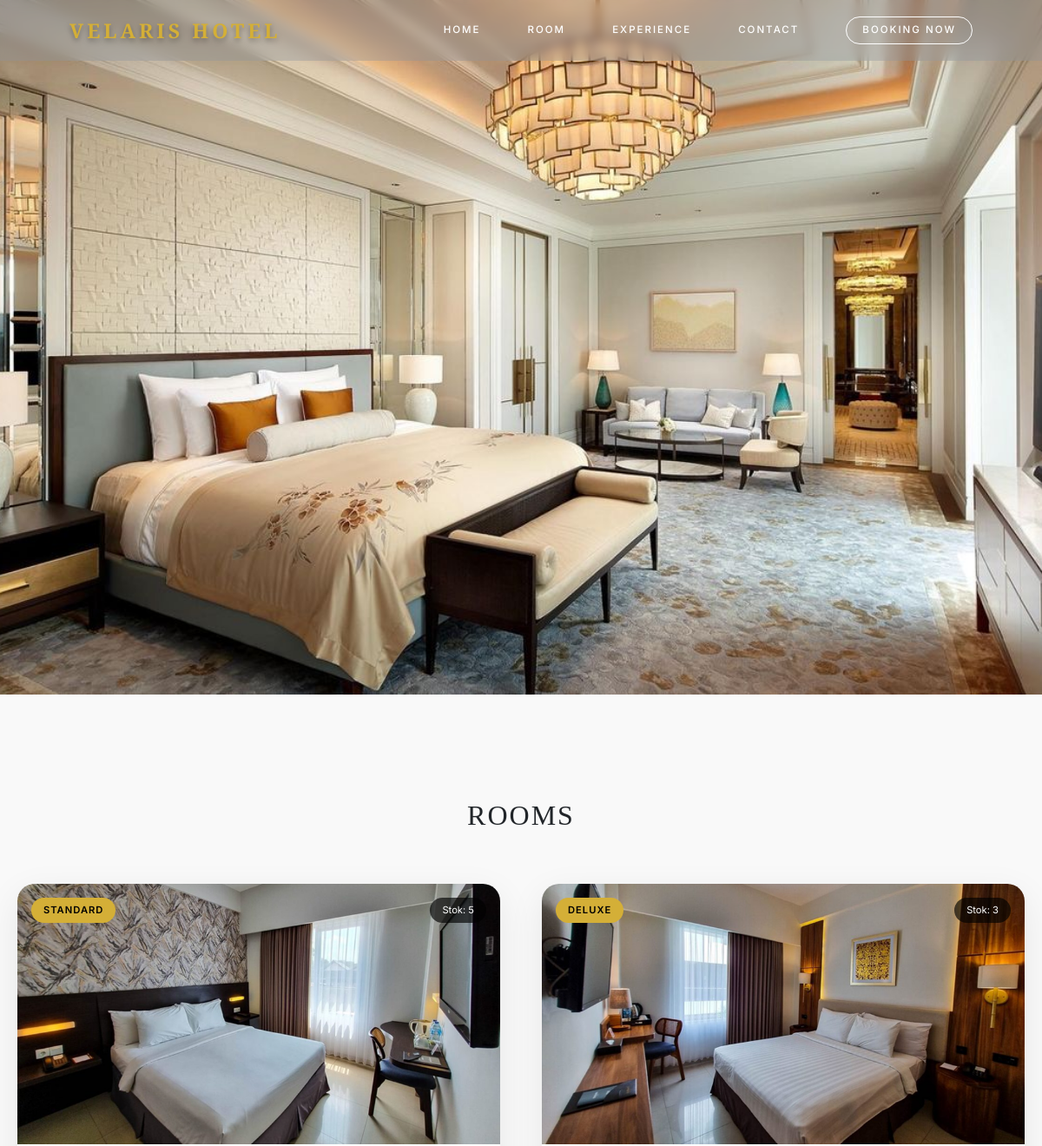
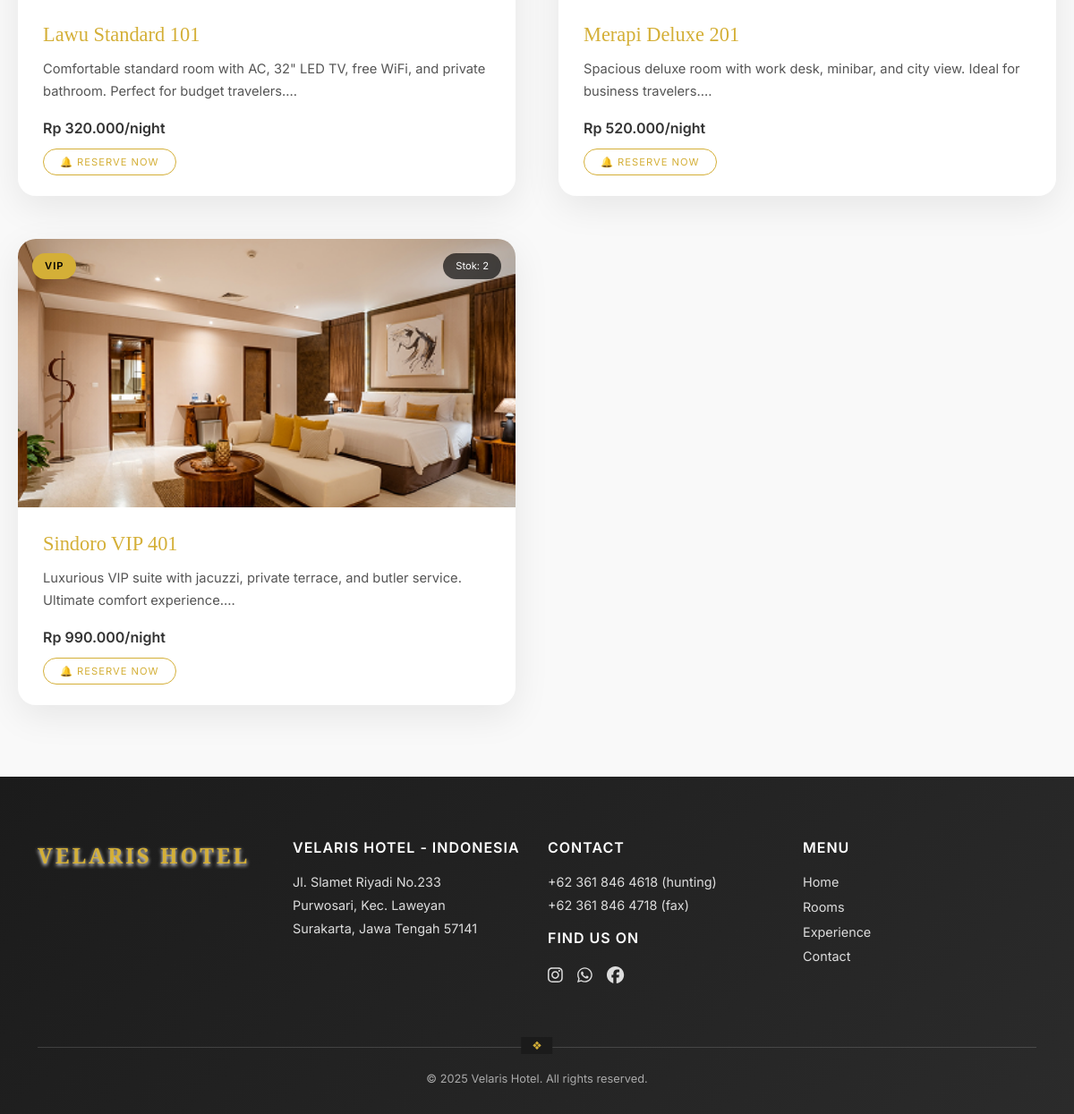
The page /rooms.php on the database its author committed (2 pictures, top to bottom).
### tables this page shows
CREATE TABLE `kamar` (
  `id_kamar` int(11) NOT NULL,
  `nama_kamar` varchar(100) NOT NULL,
  `tipe_kamar` varchar(50) NOT NULL,
  `harga` decimal(10,2) NOT NULL,
  `deskripsi` text DEFAULT NULL,
  `foto_kamar` varchar(255) DEFAULT NULL,
  `stok` int(11) NOT NULL DEFAULT 0
);

### rooms.php (the view, shortened to what this page needs)
<?php
$db = new Koneksi();
$conn = $db->getKoneksi();
$kamar = $conn->query("SELECT * FROM kamar");
require_once "components/header.php";
?>
<section style="height:100vh; position:relative;">
    <img src="uploads/kamar/executivesuite.jpg"
         alt="Rooms Velaris Hotel"
         style="width:100%; height:100%; object-fit:cover;">
</section>
<section class="rooms-section">
    <h2 class="rooms-title">ROOMS</h2>
    <div class="rooms-grid">
        <?php while($r = $kamar->fetch_assoc()): ?>
        <div class="room-box">
            <div class="room-img">
                <img src="uploads/kamar/<?= htmlspecialchars($r['foto_kamar']) ?>"
                     alt="<?= htmlspecialchars($r['nama_kamar']) ?>">
                <div class="room-badge">
                    <?= strtoupper($r['tipe_kamar']) ?>
                </div>
                <div class="room-stock">
                    Stok: <?= (int)$r['stok'] ?>
                </div>
            </div>
            <div class="room-content">
                <h3><?= htmlspecialchars($r['nama_kamar']) ?></h3>
                <p>
                    <?= substr(strip_tags($r['deskripsi']),0,150) ?>...
                </p>
                <div class="room-price">
                    Rp <?= number_format($r['harga'],0,',','.') ?>/night
                </div>
                <div class="room-actions">
                    <?php if($r['stok'] > 0): ?>
                        <a href="booking.php?kamar=<?= $r['id_kamar'] ?>">
                            🔔 RESERVE NOW
                        </a>
                    <?php endif; ?>
                </div>
            </div>
        </div>
        <?php endwhile; ?>
    </div>
</section>
<?php require_once "components/footer.php"; ?>

### components/header.php (style rules this page uses)
:root { --gold:#d4af37; --header-h:70px; }
body { margin:0; font-family:'Inter',sans-serif; }

### rooms.php (style rules this page uses)
.rooms-section { padding:120px 0 80px; background:#f9f9f9; }
.rooms-title { font-family:'Cinzel',serif; text-align:center; letter-spacing:2px; margin-bottom:60px; }
.rooms-grid { max-width:1200px; margin:auto; padding:0 20px; display:grid; grid-template-columns:repeat(2,1fr); gap:48px; }
.room-box { background:#fff; border-radius:20px; overflow:hidden; box-shadow:0 12px 40px rgba(0,0,0,.08); transition:.4s; }
.room-img { position:relative; height:300px; }
.room-img img { width:100%; height:100%; object-fit:cover; transition:.5s; }
.room-badge { position:absolute; top:16px; left:16px; background:#d4af37; color:#000; padding:6px 14px; font-size:.7rem; letter-spacing:1px; border-radius:20px; font-weight:600; }
.room-stock { position:absolute; top:16px; right:16px; background:rgba(0,0,0,.65); color:#fff; padding:6px 14px; font-size:.7rem; border-radius:20px; }
.room-content { padding:28px; }
.room-content h3 { font-family:'Cinzel',serif; color:#d4af37; font-size:1.4rem; margin-bottom:12px; }
.room-content p { font-size:.92rem; line-height:1.7; color:#555; }
.room-price { margin:12px 0; font-weight:600; color:#333; }
.room-actions a { font-size:.7rem; letter-spacing:1px; padding:7px 18px; border-radius:20px; border:1px solid #d4af37; color:#d4af37; text-decoration:none; }

### rows shown on the page
kamar: foto_kamar (picture), tipe_kamar "STANDARD", stok "5", nama_kamar "Lawu Standard 101", deskripsi "Comfortable standard room with AC, 32\" LED TV, free WiFi, and private bathroom. Perfect for budget travelers.", harga "320.000"
kamar: foto_kamar (picture), tipe_kamar "DELUXE", stok "3", nama_kamar "Merapi Deluxe 201", deskripsi "Spacious deluxe room with work desk, minibar, and city view. Ideal for business travelers.", harga "520.000"
kamar: foto_kamar (picture), tipe_kamar "VIP", stok "2", nama_kamar "Sindoro VIP 401", deskripsi "Luxurious VIP suite with jacuzzi, private terrace, and butler service. Ultimate comfort experience.", harga "990.000"
